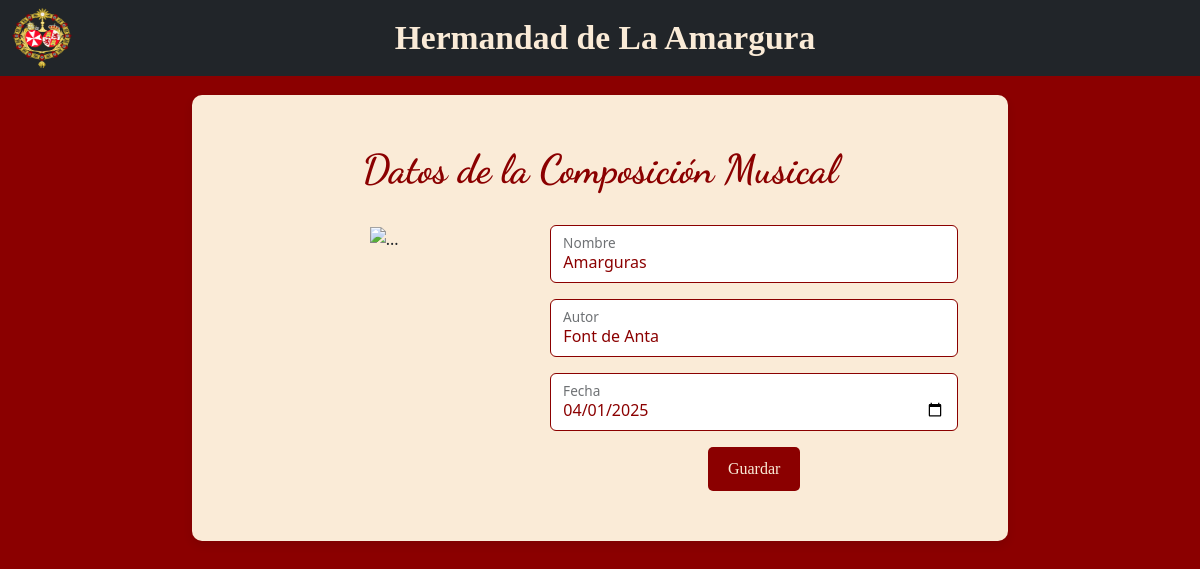
Screenshot of /hermandad/composiciones_musicales/new/3 with the database file from the repository.
### hermandapp/models.py (models this page shows, shortened)
class ComposicionMusical(models.Model):
    nombre = models.CharField(max_length=200)
    autor = models.CharField(max_length=150)
    fecha_creacion = models.DateField()
    es_marcha_procesional = models.BooleanField(default=True)

### hermandapp/views.py (the view)
# urls.py: path('composiciones_musicales/new/<int:id>', new_composicion, name='new_composicion'),
def new_composicion(request, id):
    composicion = ComposicionMusical.objects.filter(id=id)
    if len(composicion) == 0:
        composicion_nueva = ComposicionMusical()
    else:
        composicion_nueva = composicion[0]
    if request.method == 'POST':
        composicion_nueva.nombre = request.POST['nombre']
        composicion_nueva.autor = request.POST['autor_de_composicion']
        composicion_nueva.fecha_creacion = request.POST['fecha']
        composicion_nueva.es_marcha_procesional = True
        composicion_nueva.save()
        return redirect('composiciones')
    else:
        return render(request, 'formulario_composicion.html', {'composicion': composicion_nueva})

### templates/formulario_composicion.html (shortened to what this page needs)
{% extends 'base.html' %}
{% load bootstrap_icons %}
{% block content %}
    <h1>Datos de la Composición Musical</h1>
    <br>
    <div class="row">
        <div class="col-md-5">
            <img src="https://bandapamplonesa.com/wp-content/uploads/2021/02/Cartel_14_03_2021-scaled.jpg"
                 style="max-height: 400px; max-width: 400px"
                 alt="...">
        </div>
        <br>
        <div class="col-md-7">
        <form method="post">
            <div class="form-floating mb-3">
                <input type="text" class="form-control" id="nombre"
                       name="nombre" placeholder="Nombre de la composición"
                       value="{{ composicion.nombre | default:'' }}">
                <label for="nombre">{% bs_icon 'file-music' %} Nombre</label>
            </div>
            <div class="form-floating mb-3">
                <input type="text"
                       name="autor_de_composicion"
                       class="form-control"
                       id="autor"
                       placeholder="Autor de la composición"
                       value="{{ composicion.autor | default:'' }}">
                <label for="autor">{% bs_icon 'person-square' %} Autor</label>
            </div>
            <div class="form-floating mb-3">
                <input type="date"
                       name="fecha"
                       value="{{ composicion.fecha_creacion|date:'Y-m-d' }}"
                       class="form-control" id="fecha" placeholder="fecha composición">
                <label for="fecha">{% bs_icon 'calendar' %} Fecha</label>
            </div>
            <button type="submit" class="btn-amargura">Guardar</button>
        </form>
        </div>
    </div>
{% endblock %}

### static/css/global.css (style rules this page uses)
h1 { font-family: 'Dancing Script', cursive; font-size: 2.5rem; font-weight: 700; text-align: center; color: darkred; }
.btn-amargura { background-color: darkred; color: antiquewhite; padding: 10px 20px; border-radius: 5px; font-family: 'Cinzel', serif; font-size: 16px; border: none; cursor: pointer; transition: background 0.3s; }
form label { color: darkred; }
.form-control { background-color: white !important; border: 1px solid darkred; color: darkred; }
input[type="date"] { color: darkred; }

### rows the page displays
ComposicionMusical: nombre "Amarguras", autor_de_composicion "Font de Anta", fecha "04/01/2025"
